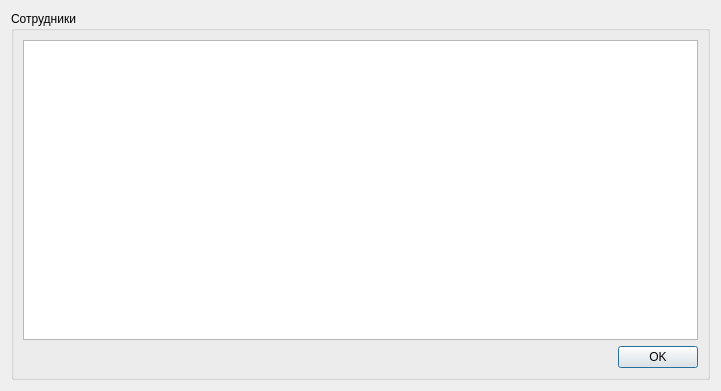
<?xml version="1.0" encoding="UTF-8"?>
<ui version="4.0">
 <class>Print_Workers</class>
 <widget class="QDialog" name="Print_Workers">
  <property name="geometry">
   <rect>
    <x>0</x>
    <y>0</y>
    <width>721</width>
    <height>391</height>
   </rect>
  </property>
  <property name="windowTitle">
   <string>Dialog</string>
  </property>
  <layout class="QGridLayout" name="gridLayout_2">
   <item row="0" column="0">
    <widget class="QGroupBox" name="groupBox">
     <property name="title">
      <string>Сотрудники</string>
     </property>
     <layout class="QGridLayout" name="gridLayout">
      <item row="0" column="0">
       <layout class="QVBoxLayout" name="verticalLayout">
        <item>
         <widget class="QTextBrowser" name="printShowWorkers"/>
        </item>
        <item>
         <layout class="QHBoxLayout" name="horizontalLayout">
          <item>
           <spacer name="horizontalSpacer">
            <property name="orientation">
             <enum>Qt::Horizontal</enum>
            </property>
            <property name="sizeHint" stdset="0">
             <size>
              <width>40</width>
              <height>20</height>
             </size>
            </property>
           </spacer>
          </item>
          <item>
           <widget class="QPushButton" name="printWorker_btn">
            <property name="text">
             <string>OK</string>
            </property>
           </widget>
          </item>
         </layout>
        </item>
       </layout>
      </item>
     </layout>
    </widget>
   </item>
  </layout>
 </widget>
 <resources/>
 <connections/>
</ui>
